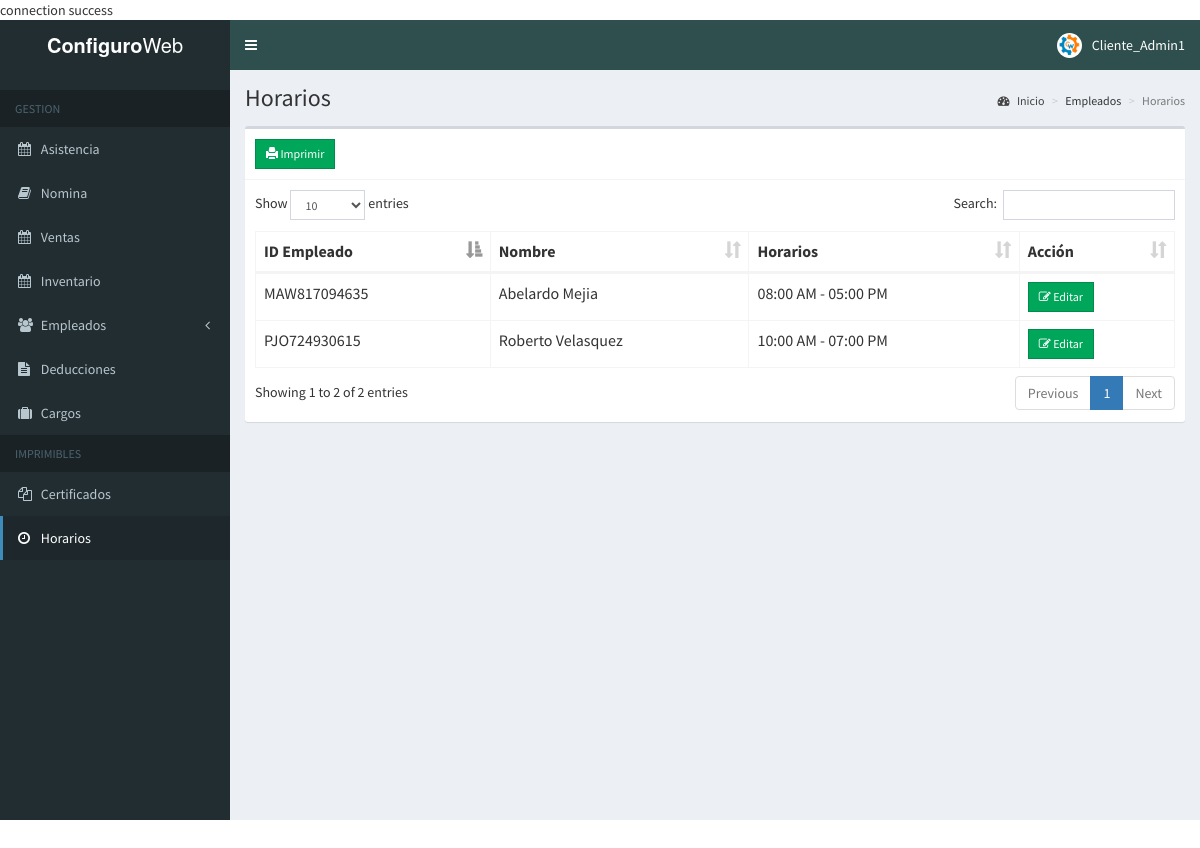
/admin/schedule_employee.php (signed in), run on the app's committed database.
### tables this page shows
CREATE TABLE `administrador` (`id` int(11) NOT NULL,
  `id_empleado` int(15) NOT NULL,
  `usuario` varchar(30) NOT NULL,
  `password` varchar(60) NOT NULL,
  `tipo` varchar(60) NOT NULL,
  `fecha_creacion` date NOT NULL
);

CREATE TABLE `employees` (
  `id` int(11) NOT NULL,
  `employee_id` varchar(15) NOT NULL,
  `firstname` varchar(50) NOT NULL,
  `lastname` varchar(50) NOT NULL,
  `address` text NOT NULL,
  `birthdate` date NOT NULL,
  `contact_info` varchar(100) NOT NULL,
  `gender` varchar(10) NOT NULL,
  `position_id` int(11) NOT NULL,
  `schedule_id` int(11) NOT NULL,
  `photo` varchar(200) NOT NULL,
  `created_on` date NOT NULL
);

CREATE TABLE `schedules` (
  `id` int(11) NOT NULL,
  `time_in` time NOT NULL,
  `time_out` time NOT NULL
);

### admin/includes/session.php (called while the page is built, shortened)
<?php
	include 'includes/conn.php';
	$sql = "SELECT * FROM administrador WHERE id = '".$_SESSION['admin']."'";
	$query = $conn->query($sql);
	$user = $query->fetch_assoc();
?>

### admin/schedule_employee.php (the view, shortened to what this page needs)
<?php include 'includes/session.php'; ?>
<?php include 'includes/header.php'; ?>
<body class="hold-transition skin-blue sidebar-mini">
<div class="wrapper">
  <?php include 'includes/navbar.php'; ?>
  <?php include 'includes/menubar.php'; ?>
  <div class="content-wrapper">
    <section class="content-header">
      <h1>
        Horarios
      </h1>
      <ol class="breadcrumb">
        <li><a href="#"><i class="fa fa-dashboard"></i> Inicio</a></li>
        <li>Empleados</li>
        <li class="active">Horarios</li>
      </ol>
    </section>
    <section class="content">
      <div class="row">
        <div class="col-xs-12">
          <div class="box">
            <div class="box-header with-border">
              <a href="schedule_print.php" class="btn btn-success btn-sm btn-flat"><span class="glyphicon glyphicon-print"></span> Imprimir</a>
            </div>
            <div class="box-body">
              <table id="example1" class="table table-bordered">
                <thead>
                  <th>ID Empleado</th>
                  <th>Nombre</th>
                  <th>Horarios</th>
                  <th>Acción</th>
                </thead>
                <tbody>
                  <?php
                    $sql = "SELECT *, employees.id AS empid FROM employees LEFT JOIN schedules ON schedules.id=employees.schedule_id";
                    $query = $conn->query($sql);
                    while($row = $query->fetch_assoc()){
                      echo "
                        <tr>
                          <td>".$row['employee_id']."</td>
                          <td>".$row['firstname'].' '.$row['lastname']."</td>
                          <td>".date('h:i A', strtotime($row['time_in'])).' - '.date('h:i A', strtotime($row['time_out']))."</td>
                          <td>
                            <button class='btn btn-success btn-sm edit btn-flat' data-id='".$row['empid']."'><i class='fa fa-edit'></i> Editar</button>
                          </td>
                        </tr>
                      ";
                    }
                  ?>
                </tbody>
              </table>
            </div>
          </div>
        </div>
      </div>
    </section>
  </div>
</div>
</body>
</html>

### admin/includes/navbar.php (shortened to what this page needs)
<header class="main-header">
    <a href="#" class="logo">
      <span class="logo-lg"><b>Configuro</b>Web</span>
    </a>
    <nav class="navbar navbar-static-top">
      <a href="#" class="sidebar-toggle" data-toggle="push-menu" role="button">
      </a>
      <div class="navbar-custom-menu">
        <ul class="nav navbar-nav">
          <li class="dropdown user user-menu">
            <a href="#" class="dropdown-toggle" data-toggle="dropdown">
              <img src="../images/logo1.jpg" class="user-image" alt="User Image">
              <span class="hidden-xs"><?php echo $user['usuario']; ?></span>
            </a>
          </li>
        </ul>
      </div>
    </nav>
  </header>

### data on the page
administrador: usuario "Cliente_Admin1"
employees: employee "MAW817094635", firstname "Abelardo", lastname "Mejia", schedule.time_in "08:00 AM", schedule.time_out "05:00 PM"
employees: employee "PJO724930615", firstname "Roberto", lastname "Velasquez", schedule.time_in "10:00 AM", schedule.time_out "07:00 PM"
